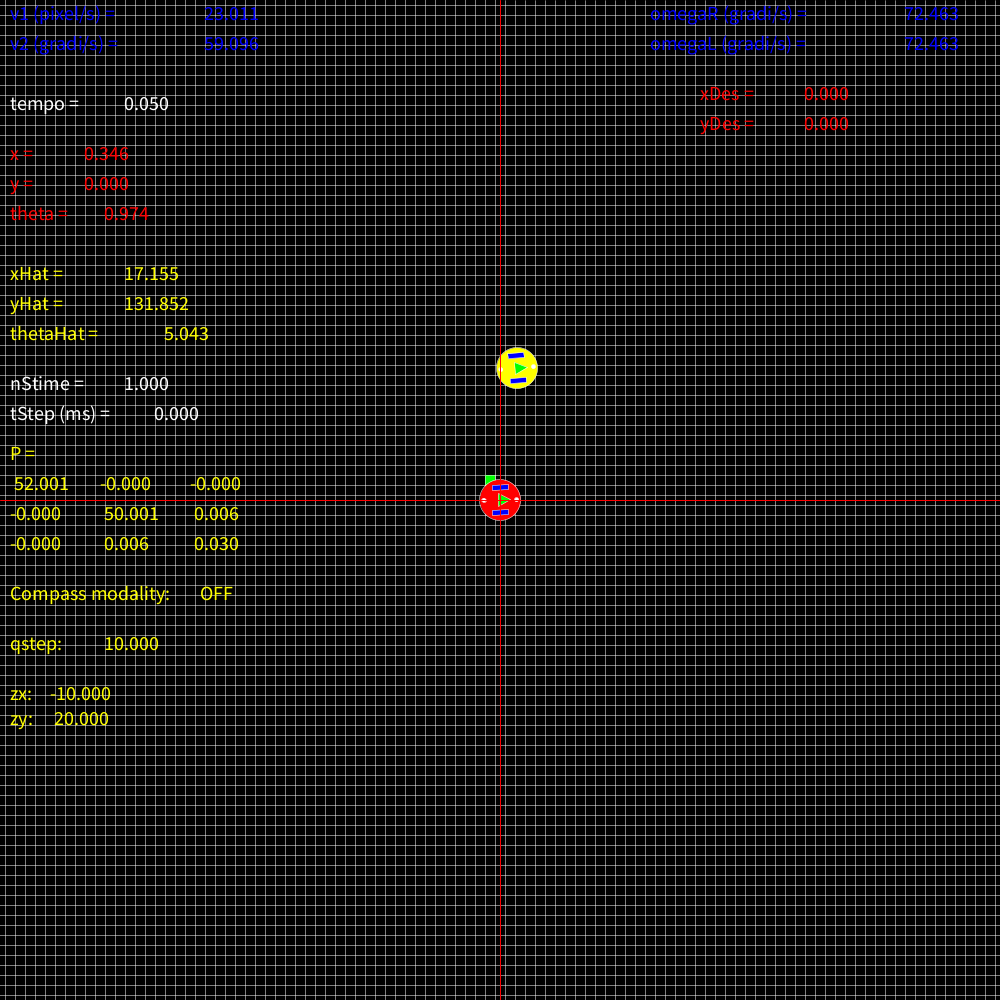
Frame 1 (no input)
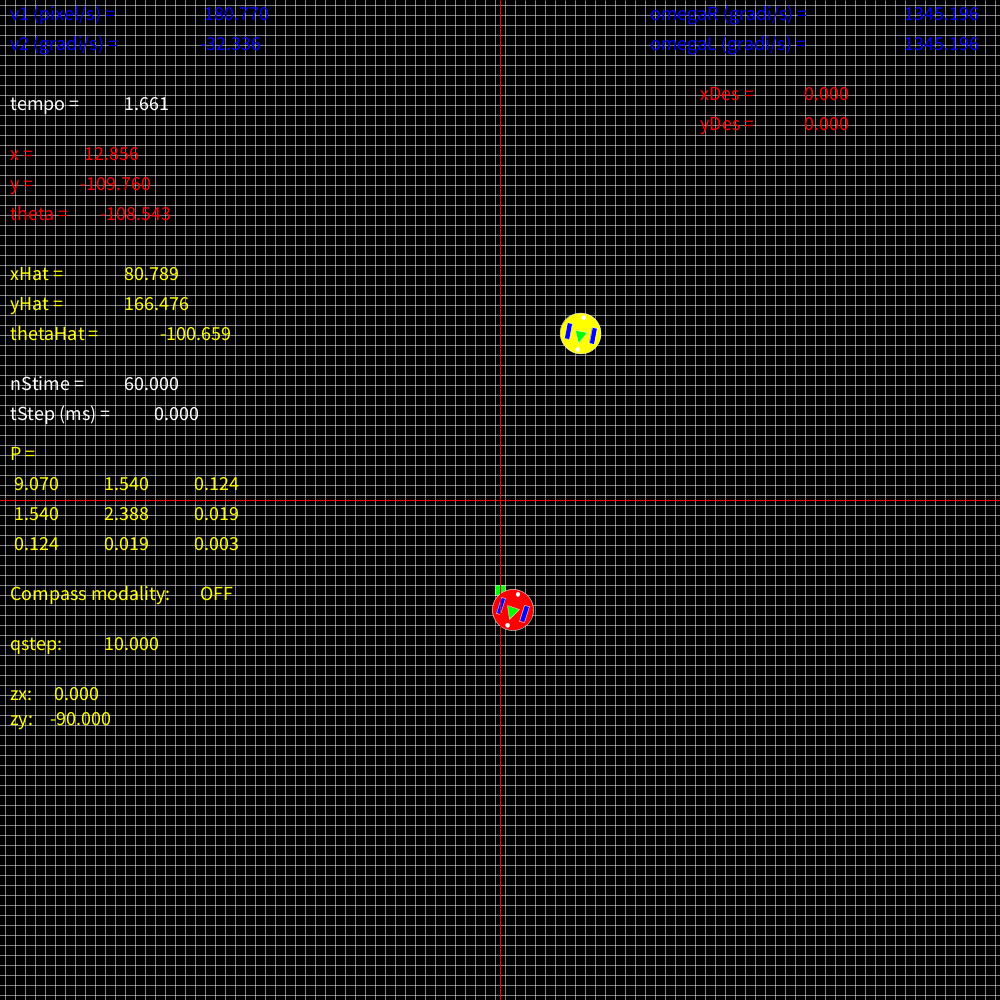
Frame 60 (the mouse pressed at the canvas centre just before this capture)
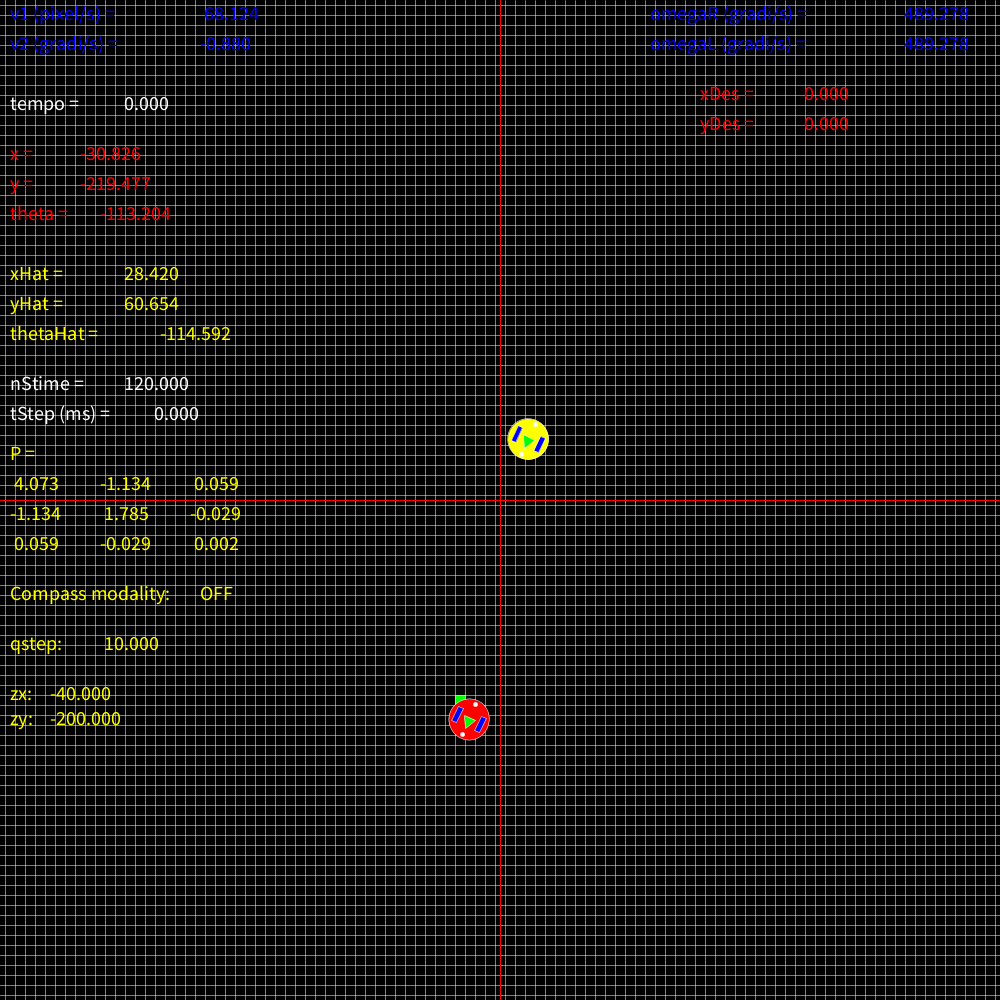
Frame 120 (the mouse held since frame 60 and released just before this capture)

The Processing sketch that drew these frames (run headless with seeded random() and noise(); from frame 60 on, the mouse is pressed at the canvas centre):

// Processing sketch: ProgettoKalmanUniciclo
// ── ProgettoKalmanUniciclo.pde
/*
Questo sketch nasce come evoluzione di 

  unicicloConControlloSuVel.pde

ed effettua un controllo sulla base della stima della
posa dell'uniciclo ottenuta mediante un filtro di Kalman
esteso che fonde l'odometria (movimento ruote) con le 
misure di distanza da un certo numero di landmark.

Quindi, anche qui si disegna un robot mobile di tipo 'uniciclo'
e lo si controlla in velocità (senza limiti di saturazione)
verso il punto cliccato col mouse mediante la legge
di controllo proporzionale, tuttavia il calcolo del controllo
è fatto sulle variabili stimate anziché su quelle vere.
Sulla schermata viene anche disegnato (in giallo) il robot
nella posizione stimata (quello vero è disegnato in rosso).
In più, dei triangoli in bianco con bordo rosso rappresentano 
la posizione dei landmark presenti nell'ambiente. All'interno
di ciascun triangolo viene anche riportato un identificatore del
tipo Li per il landmark i-esimo.

Con le frecce è possibile modificare la frequenza delle
misure di distanza dai landmark o, più precisamente, il
tempo tStep che intercorre tra una misura e la successiva
(che comunque non può essere inferiore al ciclo di Processing,
per default dt = 1/60 secondo): con le frecce SU e GIU si 
incrementa e decrementa rispettivamente di 1 tale tempo mentre 
con le frecce DESTRA e SINISTRA lo si moltiplica e divide 
rispettivamente per 2 (per modificarlo più velocemente). Quando 
tale tempo è molto grande la ricostruzione diviene puramente 
odometrica.

Sulla schermata vengono riportati: le coordinate
(x,y,theta) dell'uniciclo, le coordinate (xDes,yDes)
del punto da raggiungere e il tempo impiegato per la
missione. Inoltre si riportano le velocità angolari 
(omegaR, omegaL) delle due ruote, la velocità longitudinale 
v1 e quella angolare v2.
Infine si indicano anche le grandezze stimate (xHat,yHat,thetaHat)
con la loro matrice di covarianza P e il tempo tStep (modificabile 
da tastiera) che intercorre tra una lettura e la successiva.
*/

// Dimensioni finestra
int sizeX = 1000;//1000;
int sizeY = 1000;//550;

// Coordinate attuali uniciclo
float x = 0;
float y = 0;
float theta = 0;

// Coordinate desiderate uniciclo
float xDes = 0;
float yDes = 0;

// Caratteristiche fisiche uniciclo
float r = 8; // raggio ruote in pixel
float d = 25; // distanza tra le ruote in pixel
float w = 5; // spessore ruota in pixel
float R = 1.2*sqrt(pow(r,2)+pow(d/2+w/2,2)); // raggio robot

float dt = (float) 1/60; // tempo di campionamento

float e_p = 0; // errore posizionamento
float v1 = 0; // velocità lineare robot
float kv1 = 1; // costante legge proporzionale controllo v1
float v2 = 0; // velocità rotazionale robot
float kv2 = 2;  // costante legge proporzionale controllo v2
int nGiri = 0; // conta quanti giri su se stesso ha fatto il robot
float thetaDes; // orientamento desiderato (per raggiungere il target)
float t0,tempo; // tempo inizio e attuale missione
float tempoUltimaMisura; // tempo in cui si è effettuata l'ultima misura
long nStime = 0; // numero progressivo totale delle stime fatte

float omegaR = 0; // velocità angolare ruota destra
float omegaL = 0; // velocità angolare ruota sinistra
float uR, uL, uRe, uLe; // spostamenti ruote destra e sinistra veri e presunti (comandati)

// Variabili relative alla stima e al filtro di Kalman esteso
float sigmaX0 = 10; // deviazione standard dell'errore di stima del valore iniziale di x0
float sigmaY0 = 10; // deviazione standard dell'errore di stima del valore iniziale di y0
float sigmaTheta0 = 10*PI/180; // deviazione standard (in rad) dell'errore di stima del valore iniziale di theta0
float xHat = x + Gaussian(0,sigmaX0); // stima di x inizializzata al valore vero + una perturbazione gaussiana a media 0 e deviazione standard sigmaX0
float yHat = y + Gaussian(0,sigmaY0); // stima di y inizializzata al valore vero + una perturbazione gaussiana a media 0 e deviazione standard sigmaY0
float thetaHat = theta + Gaussian(0,sigmaTheta0); // stima di theta inizializzata al valore vero + una perturbazione gaussiana a media 0 e deviazione standard sigmaTheta0 rad
float xHatMeno,yHatMeno,thetaHatMeno; // stime a priori di x,y,theta
float KR = 0.01; // coefficiente varianza errore odometrico ruota destra
float KL = KR; // coefficiente varianza errore odometrico ruota sinistra
float stDevR,stDevL; // deviazione standard errore odometrico ruota destra e sinistra
//float [][] Landmark = {{0,sizeY/2-10}};  // Coordinate landmark (un solo landmark)
//float [][] Landmark = {{0,-sizeY/2},{0,sizeY/2}}; // Coordinate landmark (due landmark)
float [][] Landmark = {{-sizeX/2+10,-sizeY/2+10},{sizeX/2-10,-sizeY/2+10},{0,sizeY/2-10}};  // Coordinate landmark (3 landmark)
int nL = Landmark.length; // numero totale di landmark
float[] misureLandmark = new float[nL]; // vettore con le misure vere di distanza dagli nL landmark
float[] misureAtteseLandmark = new float[nL]; // vettore con le misure attese di distanza dagli nL landmark
// Seguono le matrici utilizzate dal filtro di Kalman esteso (EKF)
float[][] F = {{1, 0, 0},{0, 1, 0},{0, 0, 1}}; // matrice giacobiana F=df/dx (alcuni elementi delle prime due righe vanno aggiustati durante l'esecuzione)
float[][] P = {{pow(sigmaX0,2), 0, 0},{0, pow(sigmaY0,2), 0},{0, 0, pow(sigmaTheta0,2)}}; // matrice di covarianza P inizializzata in base all'incertezza iniziale
float[][] Pmeno = new float[3][3]; // matrice di covarianza a priori P-
float[][] W = {{1, 0},{0,1},{1/d,-1/d}}; //  matrice giacobiana W = df/dw (gli elementi delle prime due righe vanno aggiustati durante l'esecuzione) 
float[][] Q = {{1, 0},{0,1}}; // matrice di covarianza del rumore di misura odometrico w (gli elementi sulla diagonale vanno aggiustati durante l'esecuzione)
float[][] H = new float[nL][3]; // matrice giacobiana H = dh/dx

float[][] K = new float[3][nL]; // guadagno di Kalman
float DeltaX,DeltaY,DeltaXY; // variabili di supporto
float sigmaLandmark = 5; // deviazione standard errore di misura di distanza dai landmark (in pixel)
float[][] Rs = idMat(nL,pow(sigmaLandmark,2)); // matrice di covarianza errore misura dai landmark
float[][] innovazione = new float[nL][1]; // innovazione EKF
float[][] correzione = new float[3][1]; // termine correttivo stima
float tStep = 0; // tempo (in ms) tra una misura e la successiva (impostabile da tastiera)


//-----------IMPLEMENTAZIONI PROGETTO--------------//
int bussola=0;
float zx=0;
float zy=0;
float zb=0;
float sigmap=10;
float sigmab=10;
float qstep=10;
float nx=Gaussian(0,sigmap);
float ny=Gaussian(0,sigmap);
float nb=Gaussian(0,sigmab);
float zxk=0;
float zyk=0;
float Nx=Gaussian(0,sigmap*sigmap+(qstep*qstep)/12);
float Ny=Gaussian(0,sigmap*sigmap+(qstep*qstep)/12);
float[][] ROFF={{pow(sigmap,2)+pow(qstep,2)/12,0},{0,pow(sigmap,2)+(1/12)*pow(qstep,2)}};
float[][] RON={{pow(sigmap,2)+pow(qstep,2)/12,0,0},{0,pow(sigmap,2)+(1/12)*pow(qstep,2),0},{0,0,pow(sigmab,2)}};
float[][] HON={{1,0,0},{0,1,0},{0,0,1}};
float[][] HOFF={{1,0,0},{0,1,0}};
float[][] innovazioneON = new float[3][1];
float[][] innovazioneOFF = new float[2][1];
float[][] KON = new float[3][3];
float[][] KOFF = new float[3][2];



void setup() 
{
  size(1000,1000);
  tempoUltimaMisura = 0; // Inizializzo a zero il tempo in cui è stata effettuata l'ultima misura
}

void draw() 
{
  
  background(0);

  pushMatrix();
  translate(sizeX/2,sizeY/2);

  if (keyPressed)
  {
    if (keyCode == UP) // aumento di 1 il tempo tra una misura e la successiva
    {
      tStep += 1;
    }
    if (keyCode == DOWN)  // decremento di 1 il tempo tra una misura e la successiva
    {
      tStep = max(0,tStep-1);
    }
    if (keyCode == RIGHT) // moltiplico per due il tempo tra una lettura e la successiva
    {
      tStep = tStep*2;
    }
    if (keyCode == LEFT) // divido per due il tempo tra una lettura e la successiva
    {
      tStep = tStep/2;
    }
    if(key== 'B')
    {
      bussola=1;
    }
    if(key=='b')
    {
      bussola=0;
    }
    if(key=='+')
    {
      qstep+=2;
    }
    if(key=='-')
    {
      qstep-=2;
      if(qstep<10)
      {
        qstep=10;
      }
    }
    
  }
  
  if (mousePressed) // assegno target
  {
    xDes = mouseX - sizeX/2;
    yDes = sizeY/2 - mouseY;
    t0 = millis(); // inizio conteggio del tempo di missione
  }

// Calcolo errore e controllo basandomi sul valore stimato (xHat,yHat,thetaHat) delle variabili dell'uniciclo
  zx = qstep*round((x+nx)/qstep);
  zy = qstep*round((y+ny)/qstep);
  zb= theta+nb;
  
  //zx e zy del filtro di kalman esteso
  zxk=x+Nx;
  zyk=y+Ny;
  
  e_p = sqrt(pow(xDes-xHat,2)+pow(yDes-yHat,2));
  if (e_p > 1) // mi muovo solo se l'errore è maggiore di una certa quantità
  {
    tempo = (millis()-t0)/1000;  // tempo missione in secondi

    // assegno velocità secondo legge proporzionale (in termini delle quantità stimate!)
    v1 = -kv1*((xHat-xDes)*cos(thetaHat) + (yHat-yDes)*sin(thetaHat));

    // Calcolo l'angolo verso il target: scelgo il multiplo di 2PI 
    // più vicino all'orientamento corrente ***stimato*** del robot
    thetaDes = atan2(yDes-yHat,xDes-xHat) + nGiri*2*PI;
    if (abs(thetaDes+2*PI-thetaHat) < abs(thetaDes-thetaHat))
    {
      thetaDes = thetaDes+2*PI;
      nGiri += 1;
    }
    else
    {
      if (abs(thetaDes-2*PI-thetaHat) < abs(thetaDes-thetaHat))
      {
        thetaDes = thetaDes-2*PI;
        nGiri += -1;
      }
    }
    
   // assegno velocità angolare secondo legge proporzionale sempre in funzione delle quantità stimate   
    v2 = kv2*(thetaDes-thetaHat);
  }
  else // se penso di essere vicino al target mi fermo
  {
    v1 = 0;
    v2 = 0;
  }
  
  // Calcolo i movimenti da impartire alle ruote in base alle v1 e v2 trovate
  omegaR = (v1+v2*d/2)/r;
  omegaL = (v1-v2*d/2)/r;
  uRe = r*omegaR*dt; // spostamento comandato alla ruota destra (da considerarsi anche come informazione odometrica disponibile sul suo spostamento in (t,t+dt))
  uLe = r*omegaL*dt; // spostamento comandato alla ruota sinistra (da considerarsi anche come informazione odometrica disponibile sul suo spostamento in (t,t+dt))
  // Perturbo i due movimenti: gli spostamenti reali delle ruote non saranno mai esattamente uguali a quelli comandati 
  stDevR = sqrt(KR*abs(uRe));
  stDevL = sqrt(KL*abs(uLe));  
  uR = uRe + Gaussian(0,stDevR); // Spostamento vero ruota destra
  uL = uLe + Gaussian(0,stDevL); // Spostamento vero ruota sinistra
  
  // Dinamica effettiva dell'uniciclo
  x = x + ((uR+uL)/2)*cos(theta);
  y = y + ((uR+uL)/2)*sin(theta);
  theta = theta + (uR-uL)/d;

  // STIMA FILTRO KALMAN ESTESO: PASSO di PREDIZIONE
  xHatMeno = xHat + ((uRe+uLe)/2)*cos(thetaHat);
  yHatMeno = yHat + ((uRe+uLe)/2)*sin(thetaHat);
  thetaHatMeno = thetaHat + (uRe-uLe)/d;
  
  
  //Aggiorno la giacobiana F (solo gli elementi variabili)
  F[0][2] = -(uRe+uLe)*sin(thetaHat)/2;
  F[1][2] = (uRe+uLe)*cos(thetaHat)/2;
  
  // Aggiorno W (solo gli elementi variabili)
  W[0][0] = .5*cos(thetaHat);
  W[0][1] = .5*cos(thetaHat);
  W[1][0] = .5*sin(thetaHat);
  W[1][1] = .5*sin(thetaHat);

  //Aggiorno Q (solo gli elementi variabili)
  Q[0][0] = KR*abs(uRe);
  Q[1][1] = KL*abs(uLe);
  
  // Calcolo matrice covarianza a priori
  Pmeno = mSum(mProd(mProd(F,P),trasposta(F)),mProd(mProd(W,Q),trasposta(W))); // Pmeno = F*P*F' + W*Q*W'

 // STIMA FILTRO DI KALMAN ESTESO: PASSO di CORREZIONE
  if (millis()-tempoUltimaMisura >= tStep) // attuo la correzione solo se ho le misure (che arrivano ogni tStep ms)
  {
    tempoUltimaMisura = millis(); // memorizzo il tempo in cui ho fatto l'ultima misura
    nStime++; // incremento il contatore delle stime fatte
    
   
    // matrice giacobiana H e l'innovazione corrispondente    
    innovazioneOFF[0][0]=zxk - xHatMeno;
    innovazioneOFF[1][0]=zyk - yHatMeno;
    innovazioneON[0][0]=zxk - xHatMeno;
    innovazioneON[1][0]= zyk - yHatMeno;
    innovazioneON[2][0]= zb - thetaHatMeno;
    
    //for (int indLandmark=0; indLandmark<nL; indLandmark++) 
    //{
    //  misureLandmark[indLandmark] = sqrt(pow(x-Landmark[indLandmark][0],2) + pow(y-Landmark[indLandmark][1],2))+Gaussian(0,sigmaLandmark);
    //  misureAtteseLandmark[indLandmark] = sqrt(pow(xHatMeno-Landmark[indLandmark][0],2) + pow(yHatMeno-Landmark[indLandmark][1],2));
    //  DeltaX = xHatMeno-Landmark[indLandmark][0];
    //  DeltaY = yHatMeno-Landmark[indLandmark][1];
    //  DeltaXY = sqrt(pow(DeltaX,2)+pow(DeltaY,2));
    //  H[indLandmark][0] = DeltaX/DeltaXY;
    //  H[indLandmark][1] = DeltaY/DeltaXY;  
    //  H[indLandmark][2] = 0;
    //  
    //  innovazione[indLandmark][0] = misureLandmark[indLandmark]-misureAtteseLandmark[indLandmark];
    //  innovazioneon[indLandmark][0] = misureLandmark[indLandmark]-misureAtteseLandmark[indLandmark];
    //}
    
    
    
    // Calcolo guadagno Kalman e aggiorno covarianza
    //K = mProd(mProd(Pmeno,trasposta(H)),invMat(mSum(mProd(mProd(H,Pmeno),trasposta(H)),Rs)));
    KOFF=mProd(mProd(Pmeno,trasposta(HOFF)),invMat(mSum(mProd(mProd(HOFF,Pmeno),trasposta(HOFF)),ROFF)));
    KON = mProd(mProd(Pmeno,trasposta(HON)),invMat(mSum(mProd(mProd(HON,Pmeno),trasposta(HON)),RON)));
    if (bussola == 0)
    {
      P = mProd(mSum(idMat(3,1),mProd(idMat(3,-1),mProd(KOFF,HOFF))),Pmeno);
      // Correzione stima
      correzione = mProd(KOFF,innovazioneOFF);
    }
    else
    {
      P = mProd(mSum(idMat(3,1),mProd(idMat(3,-1),mProd(KON,HON))),Pmeno);
      // Correzione stima
      correzione = mProd(KON, innovazioneON); 
    }
    
    //xHat = xHatMeno + correzione[0][0];
    //yHat = yHatMeno + correzione[1][0];
    //thetaHat = thetaHatMeno + correzione[2][0];
    xHat = xHatMeno + correzione[0][0];
    yHat = yHatMeno + correzione[1][0];
    thetaHat = thetaHatMeno + correzione[2][0];
    
  }
  else  // se non ho misure non correggo nulla
  {
    //xHat = xHatMeno;
    //yHat = yHatMeno;
    //thetaHat = thetaHatMeno;
    //P = Pmeno;
    
    xHat = xHatMeno;
    yHat = yHatMeno;
    thetaHat = thetaHatMeno;
    P = Pmeno;
  }
// FINE EKF

  // Disegno griglia
  grill(qstep);
// Disegno il robot vero e quello stimato
  robot(x,y,theta,1); // l'argomento 1 fa un robot rosso (robot reale)
  robot(xHat,yHat,thetaHat,0); // l'argomento 0 un robot giallo (robot nella posa stimata)
  //implementazione progetto
  
// Disegno i landmark con dei triangoli bianchi col contorno rosso e l'identificativo del landmark all'interno
  stroke(255,0,0);
  strokeWeight(2);  
  //for (int indLandmark=0; indLandmark<nL;indLandmark++)
  //{
  //  fill(255,255,255);
  //  triangle(Landmark[indLandmark][0]-15,-Landmark[indLandmark][1]+15,Landmark[indLandmark][0]+15,-Landmark[indLandmark][1]+15,Landmark[indLandmark][0],-Landmark[indLandmark][1]-15);
  //  textSize(10);
  //  fill(0,0,0);
  //  text("L",Landmark[indLandmark][0]-5,-Landmark[indLandmark][1]+8);
  //  text(indLandmark+1,Landmark[indLandmark][0]+1,-Landmark[indLandmark][1]+8);
  //}
  
  popMatrix();
  
  stroke(0);
  textSize(20);
  fill(0,0,255);
  text("v1 (pixel/s) = ",10,20); 
  text(v1,200,20);
  text("v2 (gradi/s) = ",10,50); 
  text(v2*180/PI,200,50);
  
  fill(255,0,0);  
  text("x = ",10,160); 
  text(x,80,160);
  text("y = ",10,190); 
  text(y,80,190);
  text("theta = ",10,220); 
  text(theta*180/PI,100,220);  

  fill(255,255,255);
  text("tempo = ",10,110); 
  text(tempo,120,110);  

  fill(0,0,255);
  text("omegaR (gradi/s) = ",650,20); 
  text(omegaL*180/PI,900,20);
  text("omegaL (gradi/s) = ",650,50); 
  text(omegaL*180/PI,900,50);
  
  fill(255,0,0);
  text("xDes = ",700,100); 
  text(xDes,800,100);
  text("yDes = ",700,130); 
  text(yDes,800,130);

  fill(255,255,0);  
  text("xHat = ",10,280); 
  text(xHat,120,280);
  text("yHat = ",10,310); 
  text(yHat,120,310);
  text("thetaHat = ",10,340); 
  text(thetaHat*180/PI,160,340);  

  fill(255,255,255);
  text("nStime = ",10,390); 
  text(nStime,120,390);  

  fill(255,255,255);
  text("tStep (ms) = ",10,420); 
  text(tStep,150,420);  

  fill(255,255,0);  
  
  text("P = ",10,460); 
  text(P[0][0],10,490); text(P[0][1],100,490); text(P[0][2],190,490);
  text(P[1][0],10,520); text(P[1][1],100,520); text(P[1][2],190,520); 
  text(P[2][0],10,550); text(P[2][1],100,550); text(P[2][2],190,550); 
  
  
  //text della bussola
  
  text("Compass modality:", 10, 600);
  if(bussola==1)
  {
    text("ON", 200, 600);
  } else {
    text("OFF", 200, 600);
  }
  
  //text qstep
  
  text("qstep:",10, 650);
  text(qstep, 100,650);
  
  //text vettore z
  
  text("zx:",10, 700);
  text(zx, 50,700);
  text("zy:",10, 725);
  text(zy, 50,725);
  stroke(255,0,0);
  strokeWeight(1);
  line(sizeX/2,0,sizeX/2,sizeY);
  line(0,sizeX/2,sizeX,sizeY/2);
  
  
}

void grill(float nline)
{
  float xb, yb;
  
  //pushMatrix();
   // translate(sizeX/2,sizeY/2);
    for(float i=nline/2;i<sizeX/2;i+=nline)
    {
      stroke(255);
      strokeWeight(0.5);
      line(i,0,i,sizeY);
      line(0,i,sizeX,i);
      
      line(i,0,i,-sizeY/2);
      line(0,-i,sizeX/2,-i);
      
      line(-i,0,-i,-sizeY);
      line(0,-i,-sizeX,-i);
      
      line(-i,0,-i,sizeY);
      line(0,i,-sizeX,i);
      
    }
    if (abs(x) < abs(zx+nline))
      xb = zx;
    else
      xb = zx;
    if (abs(y) < abs(zy+nline))
      yb = zy;
    else
      yb = zy;
    fill(0,255,0);
    square(xb-nline/2, -yb-nline/2, nline);
  
    
//popMatrix();
}















void robot(float x, float y, float theta, int colore)
{
// funzione che disegna uniciclo in (x,y) con orientamento theta      
  pushMatrix();
  translate(x,-y);
  rotate(-theta);
  if (colore==1)
  {
    fill(255,0,0);
  }
  else
  {
    fill(255,255,0);
  }
  ellipse(0,0,2*R,2*R); // il robot
  fill(0,0,255);  
  rect(-r,-d/2-w/2,2*r,w);
  rect(-r,d/2-w/2,2*r,w);
  fill(255);
  ellipse(.8*R,0,.2*R,.2*R);
  ellipse(-.8*R,0,.2*R,.2*R);  
  fill(0,255,0);
  triangle(-.1*R,.3*R,-.1*R,-.3*R,.5*R,0);
  popMatrix();
}


/******************************************************
/******************************************************
  DA QUI IN POI CI SONO FUNZIONI DI SERVIZIO: 
  1) CALCOLO ERRORE GAUSSIANO
  2) ALGEBRA MATRICIALE
/******************************************************
/******************************************************/

float Gaussian(float media, float stDev) // Restituisce variabile N(media,stDev^2) approssimata sfruttando il teorema del limite centrale
{
  float somma = 0;
  for (int k=0; k<27; k+=1) // 27 in modo che sqrt(3/27)=1/3
  {
    somma = somma + random(-stDev/3,stDev/3);
  }
  return media + somma;
}

float[][] mProd(float[][] A,float[][] B) // Calcola prodotto di due matrici A e B (si assume, senza controllarlo, che numero colonne A = numero righe B!)
{
  int nA = A.length;
  int nAB = A[0].length;
  int nB = B[0].length;
  
  float[][] C = new float[nA][nB]; 

  for (int i=0; i < nA; i++) 
  {
    for (int j=0; j < nB; j++) 
    {  
      for (int k=0; k < nAB; k++) 
      {
        C[i][j] += A[i][k] * B[k][j];
      }
    }
  }
  return C;
}

float[][] mSum(float[][] A,float[][] B) // Calcola la somma di due matrici A e B (si assume, senza controllarlo, che A e B abbiano stesse dimensioni!)
{
  int nA = A.length;
  int nB = A[0].length;
  
  float[][] C = new float[nA][nB]; 

  for (int i=0; i < nA; i++) 
  {
    for (int j=0; j < nB; j++) 
    {  
      C[i][j] = A[i][j] + B[i][j];
    }
  }
  return C;
}

float[][] trasposta(float[][] A) // Calcola la trasposta di una matrice A
{
  int nR = A.length;
  int nC = A[0].length; 
  
  float[][] C = new float[nC][nR]; 

  for (int i=0; i < nC; i++) 
  {
    for (int j=0; j < nR; j++) 
    {  
      C[i][j] = A[j][i];
    }
  }
  return C;
}


float[][] minore(float[][] A, int i, int j) // Determina il minore (i,j) di una matrice A (si assume, senza controllarlo, che A sia quadrata!)
{
  int nA = A.length;
  float[][] C = new float[nA-1][nA-1];
  
  for (int iM = 0; iM < i; iM++)
  {
    for (int jM = 0; jM < j; jM++)
    {
      C[iM][jM] = A[iM][jM];
    } 
    for (int jM = j; jM < nA-1; jM++)
    {
      C[iM][jM] = A[iM][jM+1];
    } 
  }
  for (int iM = i; iM < nA-1; iM++)
  {
    for (int jM = 0; jM < j; jM++)
    {
      C[iM][jM] = A[iM+1][jM];
    } 
    for (int jM = j; jM < nA-1; jM++)
    {
      C[iM][jM] = A[iM+1][jM+1];
    } 
  }
  return C;
}


float det(float[][] A) // Calcola il determinante di A (si assume, senza controllarlo, che A sia quadrata!)
{
  int nA = A.length;
  float determinante = 0;
  
  if (nA == 1)
  {
    determinante = A[0][0];
  }
  else
  {
    for (int j=0; j < nA; j++) 
    {
      determinante = determinante + A[0][j]*pow(-1,j)*det(minore(A,0,j));
    }
  }
  return determinante;
}


float[][] invMat(float[][] A) // Calcola l'inversa di una matrice A (si assume, senza controllarlo, che A sia quadrata!)
{
  int nA = A.length;
  float[][] C = new float[nA][nA];
  float detA = det(A);

/*
  if (abs(detA)<0.001) // Per evitare casi singolari con determinanti vicini a 0
  {
    if (detA>0)
    {
      detA = 0.001;
    }
    else
    {
      detA = -0.001;
    }
  }
*/  
  
  if (nA == 1)
  {
    C[0][0] = 1/detA;
  }
  else
  {
    for (int i=0; i < nA; i++) 
    {
      for (int j=0; j < nA; j++) 
      {
        C[j][i] = pow(-1,i+j)*det(minore(A,i,j))/detA;
      }
    }
  }
  return C;
}

float[][] idMat(int nA, float sigma) // Assegna una matrice identità di ordine nA moltiplicata per una costante sigma
{
  float[][] I = new float[nA][nA]; 

  for (int i=0; i < nA; i++) 
  {
    for (int j=0; j < nA; j++) 
    {  
      I[i][j] = 0;
    }
    I[i][i] = sigma;
  }
  return I;
}
